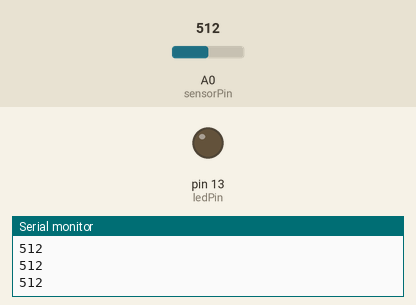
Simulated run of this sketch. Board: Arduino Uno, built with avr-gcc and run on an emulated ATmega328P. Shown: output pins drawn as LEDs (lit = HIGH), the last lines printed to the serial monitor. The inputs (shaded band) are chosen by the test bench; at power-on: A0 (sensorPin) = 512.

Above: at 1.2 s.
1.3 s: A0 (sensorPin) set to 521
At 2.0 s:
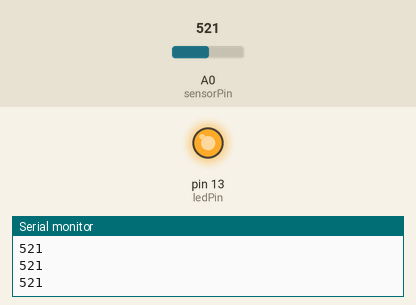
2.8 s: A0 (sensorPin) set to 511
At 3.2 s:
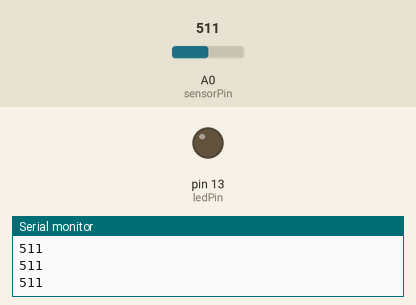
4.3 s: A0 (sensorPin) set to 716
At 5.5 s:
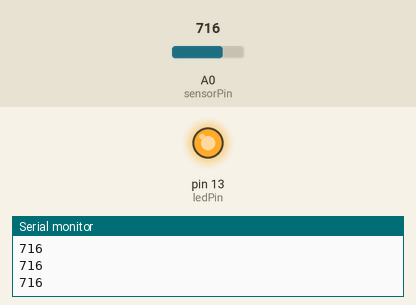
Timing chart, 0 to 7.3 s (numbered marks = the images above; inputs shaded):
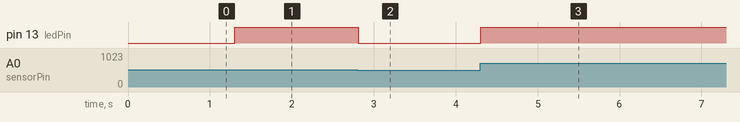

The sketch:

0516.ino
```cpp
int sensorValue = 0;
int sensorPin = A0;

int ledPin=13;

void setup() {

  Serial.begin(9600);
  pinMode(ledPin, OUTPUT);
}

void loop() {
  int sensorValue = analogRead(A0);
  Serial.println(sensorValue);

  int ledB=map(sensorValue,0,1023,0,255);  // read the input pin
  analogWrite(ledPin, ledB);
  delay(1);
}
```

Measured:
- the behaviour switches between 513 and 514 on A0 (sensorPin) (found by bisection; images 0 and 1)
- after the input at 1.3 s, pin 13 (ledPin): LOW → HIGH at once
- after the input at 2.8 s, pin 13 (ledPin): HIGH → LOW at once
- after the input at 4.3 s, pin 13 (ledPin): LOW → HIGH at once
